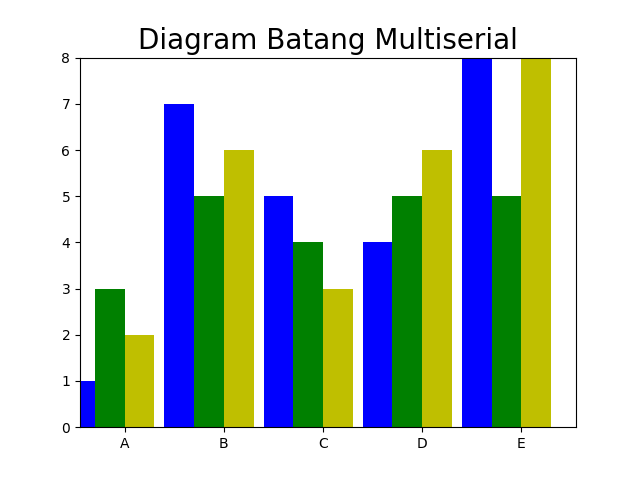

This figure's Python source:
import numpy as np 
import matplotlib.pyplot as plt 
 
index = np.arange(5) 
values1 = [1,7,5,4,9] 
values2 = [3,5,4,5,5] 
values3 = [2,6,3,6,8] 
bw = 0.3 
plt.axis([0,5,0,8]) 
plt.title('Diagram Batang Multiserial',fontsize=20) 
plt.bar(index,values1,bw,color='b') 
plt.bar(index+bw,values2,bw,color='g') 
plt.bar(index+2*bw,values3,bw,color='y') 
plt.xticks(index+1.5*bw,['A','B','C','D','E']) 
plt.show() 
